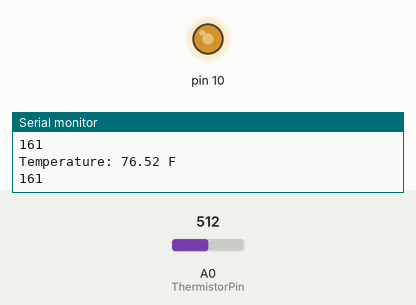
Recording of a sketch running on a simulated Arduino Uno, built with avr-gcc and run on an emulated ATmega328P. Parts: output pins drawn as LEDs (lit = HIGH), the last lines printed to the serial monitor. Inputs (shaded band) come from the test bench; at power-on: A0 (ThermistorPin) = 512.

Above: at 1.3 s.
1.4 s: A0 (ThermistorPin) set to 716
At 2.1 s:
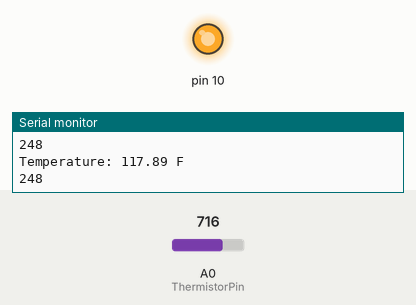
3.0 s: A0 (ThermistorPin) set to 306
At 3.3 s:
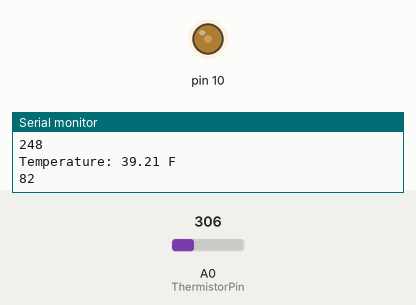
4.5 s: A0 (ThermistorPin) set to 511
At 5.8 s:
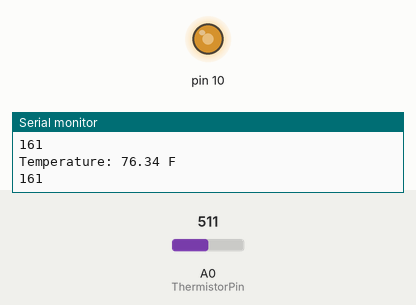
Timing chart, 0 to 7.5 s (numbered marks = the images above; inputs shaded):
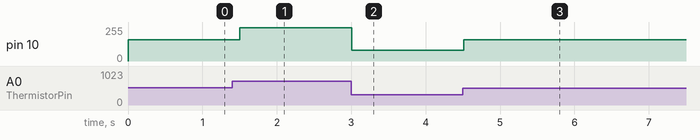

The sketch:

Thermistor_motor_map.ino
```cpp
int ThermistorPin = 0;
int Vo;
float R1 = 10000;
float logR2, R2, T;
float c1 = 1.009249522e-03, c2 = 2.378405444e-04, c3 = 2.019202697e-07;

void setup() {
Serial.begin(9600);
pinMode(10, OUTPUT);
}

void loop() {

  Vo = analogRead(ThermistorPin);
  R2 = R1 * (1023.0 / (float)Vo - 1.0);
  logR2 = log(R2);
  T = (1.0 / (c1 + c2*logR2 + c3*logR2*logR2*logR2));
  T = T - 273.15;
  T = (T * 9.0)/ 5.0 + 32.0;

  Serial.print("Temperature: ");
  Serial.print(T);
  Serial.println(" F");
  int motorSpeed = map (T, 0, 120, 0, 255);
  Serial.println(motorSpeed);
  analogWrite(10, motorSpeed);


  delay(500);
}
```

Measured:
- after the input at 1.4 s, pin 10: 161/255 → 248/255 after 0.11 s
- after the input at 3.0 s, pin 10: 248/255 → 82/255 at once
- after the input at 4.5 s, pin 10: 82/255 → 161/255 at once
